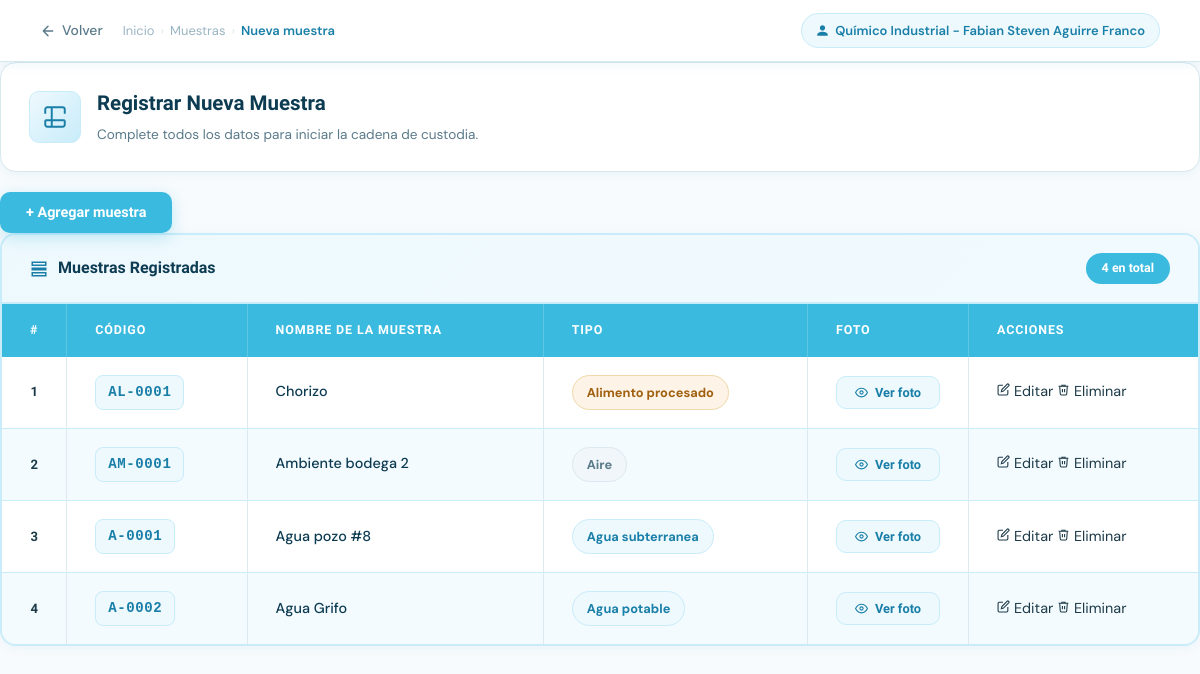
Page /muestras/nueva/ on the earlier database version.
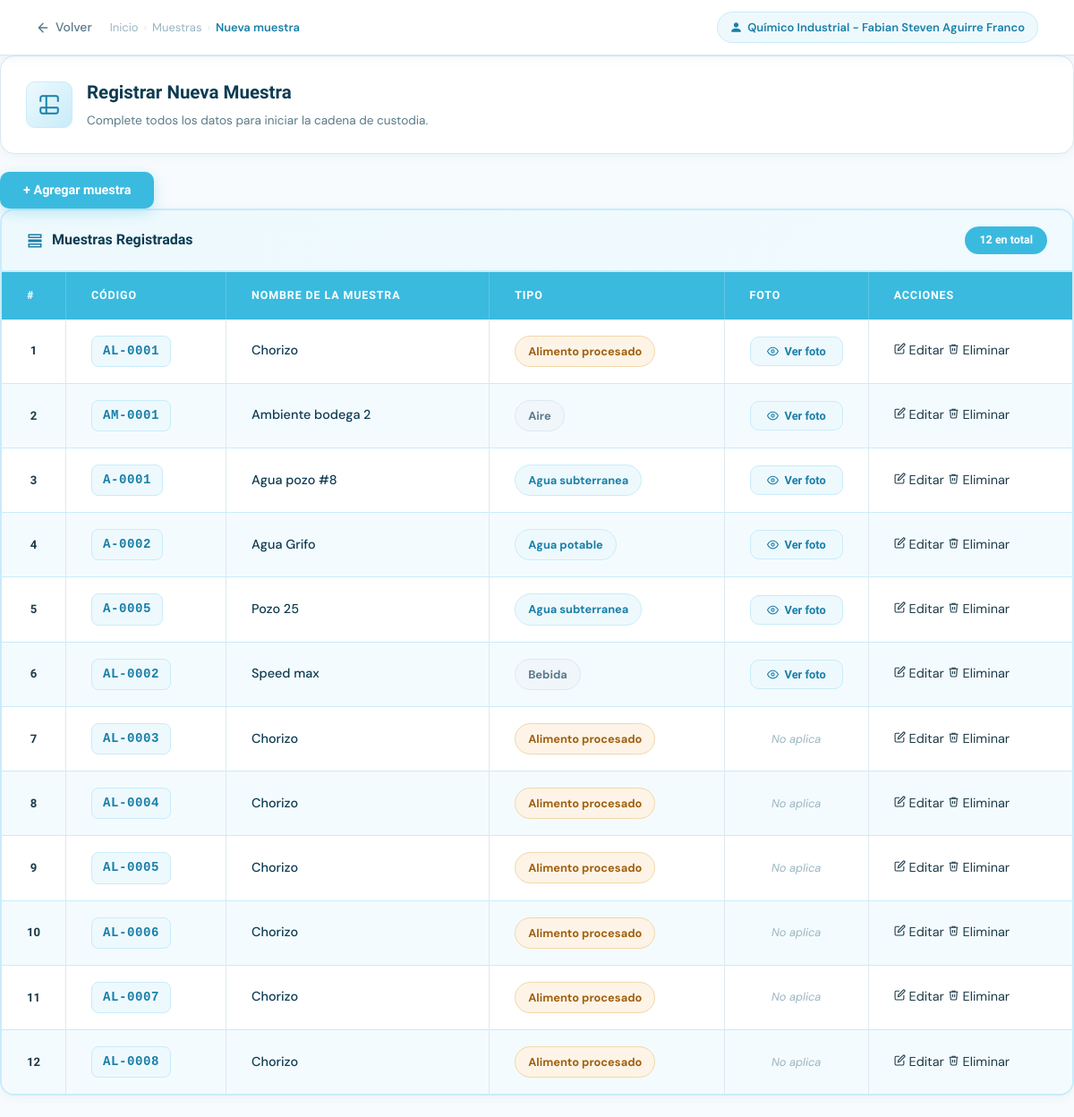
Same page on the later database version.
### muestras/models.py (models this page shows, shortened)
class Muestra(models.Model):
    nombre = models.CharField(max_length=100)
    codigo = models.CharField(max_length=20, blank=True)
    tipo   = models.CharField(max_length=50)
    foto   = models.ImageField(upload_to='muestras_fotos/', blank=True, null=True)
    responsable = models.ForeignKey(User, on_delete=models.PROTECT, null=True, blank=True)

### muestras/views.py (the view)
# urls.py: path('nueva/',               views.nueva_muestra,      name='nueva_muestra'),
def nueva_muestra(request):
    get_muestra = Muestra.objects.all()
    data = {'get_muestra': get_muestra}
    return render(request, 'muestras/nueva_muestra.html', data)

### templates/muestras/nueva_muestra.html (shortened to what this page needs)
{% load static %}
<!DOCTYPE html>
<html lang="es">
<head>
  <link rel="stylesheet" href="{% static 'css/nueva_muestra.css' %}" />
</head>
<body>
<div class="nm-page">
  <div class="nm-topbar">
    <div class="nm-topbar-left">
      <a href="{% url 'home' %}" class="nm-back">
        <svg xmlns="http://www.w3.org/2000/svg" width="16" height="16" viewBox="0 0 24 24"
             fill="none" stroke="currentColor" stroke-width="2.2" stroke-linecap="round" stroke-linejoin="round">
          <path d="M19 12H5M12 5l-7 7 7 7"/>
        </svg>
        Volver
      </a>
      <nav class="nm-breadcrumb">
        <a href="{% url 'home' %}">Inicio</a>
        <span class="sep">›</span>
        <span>Muestras</span>
        <span class="sep">›</span>
        <span class="active">Nueva muestra</span>
      </nav>
    </div>
    <div class="nm-topbar-right">
      <span class="nm-badge-user">
        <svg xmlns="http://www.w3.org/2000/svg" width="13" height="13" fill="currentColor" viewBox="0 0 24 24">
          <path d="M12 12c2.7 0 4.8-2.1 4.8-4.8S14.7 2.4 12 2.4 7.2 4.5 7.2 7.2 9.3 12 12 12zm0 2.4c-3.2 0-9.6 1.6-9.6 4.8v2.4h19.2v-2.4c0-3.2-6.4-4.8-9.6-4.8z"/>
        </svg>
        Químico Industrial - Fabian Steven Aguirre Franco
      </span>
    </div>
  </div>
    <main class="nm-form-area">
      <div class="nm-form-header">
        <div class="nm-form-icon">
          <svg xmlns="http://www.w3.org/2000/svg" width="26" height="26" fill="none"
               stroke="currentColor" stroke-width="1.8" viewBox="0 0 24 24">
            <path d="M9 3H5a2 2 0 0 0-2 2v4m6-6h10a2 2 0 0 1 2 2v4M9 3v18m0 0h10a2 2 0 0 0 2-2v-4M9 21H5a2 2 0 0 1-2-2v-4m0 0h18"/>
          </svg>
        </div>
        <div>
          <h1>Registrar Nueva Muestra</h1>
          <p>Complete todos los datos para iniciar la cadena de custodia.</p>
        </div>
      </div>
      <a href="{% url 'agregar_muestra' %}" class="btn-register">+ Agregar muestra</a>
      <div class="tabla-section">
        <div class="tabla-section-header">
          <div class="tabla-section-title">
            <svg xmlns="http://www.w3.org/2000/svg" width="18" height="18" fill="none"
                 stroke="currentColor" stroke-width="2" viewBox="0 0 24 24">
              <path d="M3 3h18v4H3zM3 11h18v2H3zM3 17h18v4H3z"/>
            </svg>
            <h2>Muestras Registradas</h2>
          </div>
          <span class="tabla-badge">{{ get_muestra|length }} en total</span>
        </div>
        {% if get_muestra %}
        <div class="tabla-wrap">
          <table class="tabla-muestras">
            <thead>
              <tr>
                <th class="th-num">#</th>
                <th>Código</th>
                <th>Nombre de la muestra</th>
                <th>Tipo</th>
                <th class="th-foto">Foto</th>
                <th class="th-acciones">Acciones</th>
              </tr>
            </thead>
            <tbody>
              {% for mtr in get_muestra %}
              <tr class="{% cycle 'tr-par' 'tr-impar' %}">
                <td class="td-num">{{ forloop.counter }}</td>
                <td class="td-codigo">
                  <span class="codigo-tag">{{ mtr.codigo }}</span>
                </td>
                <td class="td-nombre">
                  <span class="nombre-texto">{{ mtr.nombre }}</span>
                </td>
                <td class="td-tipo">
                  <span class="tipo-badge
                    {% if 'agua' in mtr.tipo|lower %}tipo-agua
                    {% elif 'suelo' in mtr.tipo|lower or 'ambiental' in mtr.tipo|lower %}tipo-ambiental
                    {% elif 'alimento' in mtr.tipo|lower %}tipo-alimento
                    {% else %}tipo-otro{% endif %}">
                    {{ mtr.tipo }}
                  </span>
                </td>
                <td class="td-foto">
                  {% if mtr.foto %}
                    <button type="button" class="btn-ver-foto"
                            onclick="abrirFoto('{{ mtr.foto.url }}', '{{ mtr.nombre }}')">
                      <svg xmlns="http://www.w3.org/2000/svg" width="13" height="13" fill="none"
                           stroke="currentColor" stroke-width="2" viewBox="0 0 24 24">
                        <path d="M1 12s4-8 11-8 11 8 11 8-4 8-11 8-11-8-11-8z"/>
                        <circle cx="12" cy="12" r="3"/>
                      </svg>
                      Ver foto
                    </button>
                  {% else %}
                    <span class="no-aplica">No aplica</span>
                  {% endif %}
                </td>
                <td class="td-acciones">
                  <a href="{% url 'editar_muestra' mtr.id %}" class="btn-tabla-editar">
                    <svg xmlns="http://www.w3.org/2000/svg" width="13" height="13" fill="none"
                        stroke="currentColor" stroke-width="2" viewBox="0 0 24 24">
                      <path d="M11 4H4a2 2 0 0 0-2 2v14a2 2 0 0 0 2 2h14a2 2 0 0 0 2-2v-7"/>
                      <path d="M18.5 2.5a2.121 2.121 0 0 1 3 3L12 15l-4 1 1-4 9.5-9.5z"/>
                    </svg>
                    Editar
                  </a>
                  <a href="{% url 'eliminar_muestra' mtr.id %}" class="btn-tabla-eliminar">
                    <svg xmlns="http://www.w3.org/2000/svg" width="13" height="13" fill="none"
                        stroke="currentColor" stroke-width="2" viewBox="0 0 24 24">
                      <polyline points="3 6 5 6 21 6"/>
                      <path d="M19 6l-1 14a2 2 0 0 1-2 2H8a2 2 0 0 1-2-2L5 6"/>
                      <path d="M10 11v6M14 11v6"/>
                      <path d="M9 6V4h6v2"/>
                    </svg>
                    Eliminar
                  </a>
                </td>
              </tr>
              {% endfor %}
            </tbody>
          </table>
        </div>
        {% endif %}
      </div>
</body>
</html>

Differences in the rows shown:
added Muestra: codigo "A-0005", nombre "Pozo 25", tipo "Agua subterranea"
added Muestra: codigo "AL-0002", nombre "Speed max", tipo "Bebida"
added Muestra: codigo "AL-0003", nombre "Chorizo", tipo "Alimento procesado", foto "No aplica"
added Muestra: codigo "AL-0004", nombre "Chorizo", tipo "Alimento procesado", foto "No aplica"
added Muestra: codigo "AL-0005", nombre "Chorizo", tipo "Alimento procesado", foto "No aplica"
added Muestra: codigo "AL-0006", nombre "Chorizo", tipo "Alimento procesado", foto "No aplica"
added Muestra: codigo "AL-0007", nombre "Chorizo", tipo "Alimento procesado", foto "No aplica"
added Muestra: codigo "AL-0008", nombre "Chorizo", tipo "Alimento procesado", foto "No aplica"
Other differences:
{{ get_muestra|length }}: "4" → "12"
